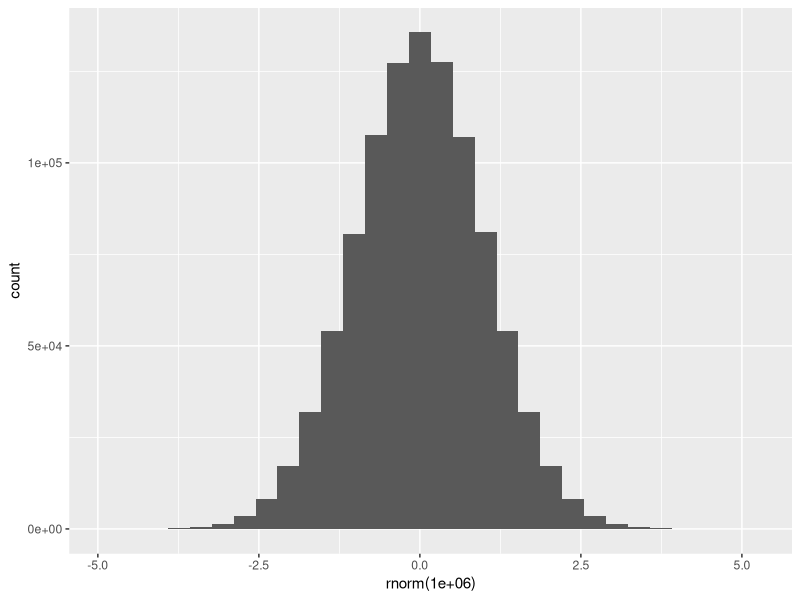

Here is the R script that generated this plot:
## ---- chunk 1
library(tidyverse)
## ---- chunk 2
normal <- as.data.frame(rnorm(1000000))

normal_hist <- ggplot(normal, aes(rnorm(1e+06))) +
  geom_histogram()
normal_hist
